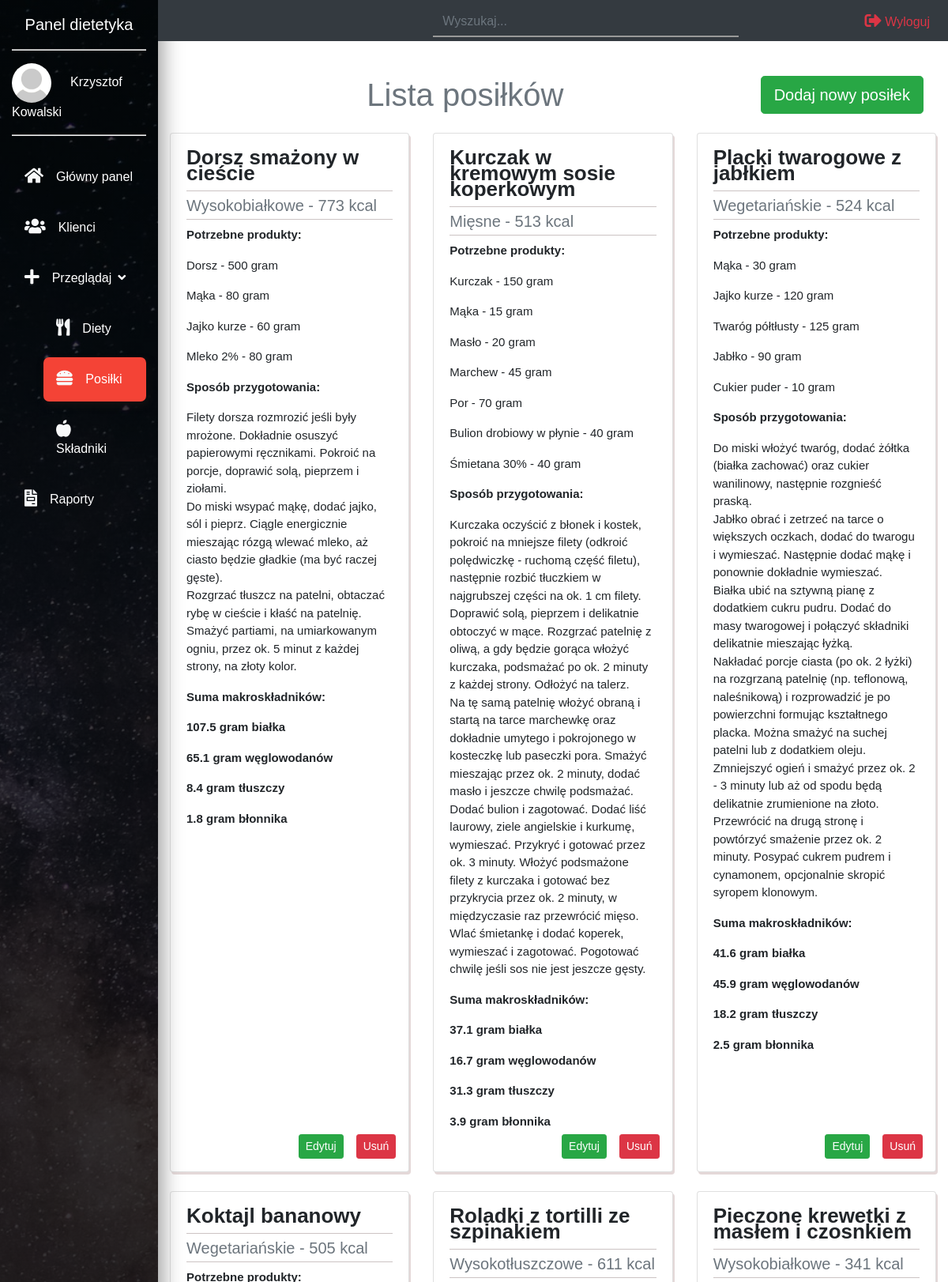
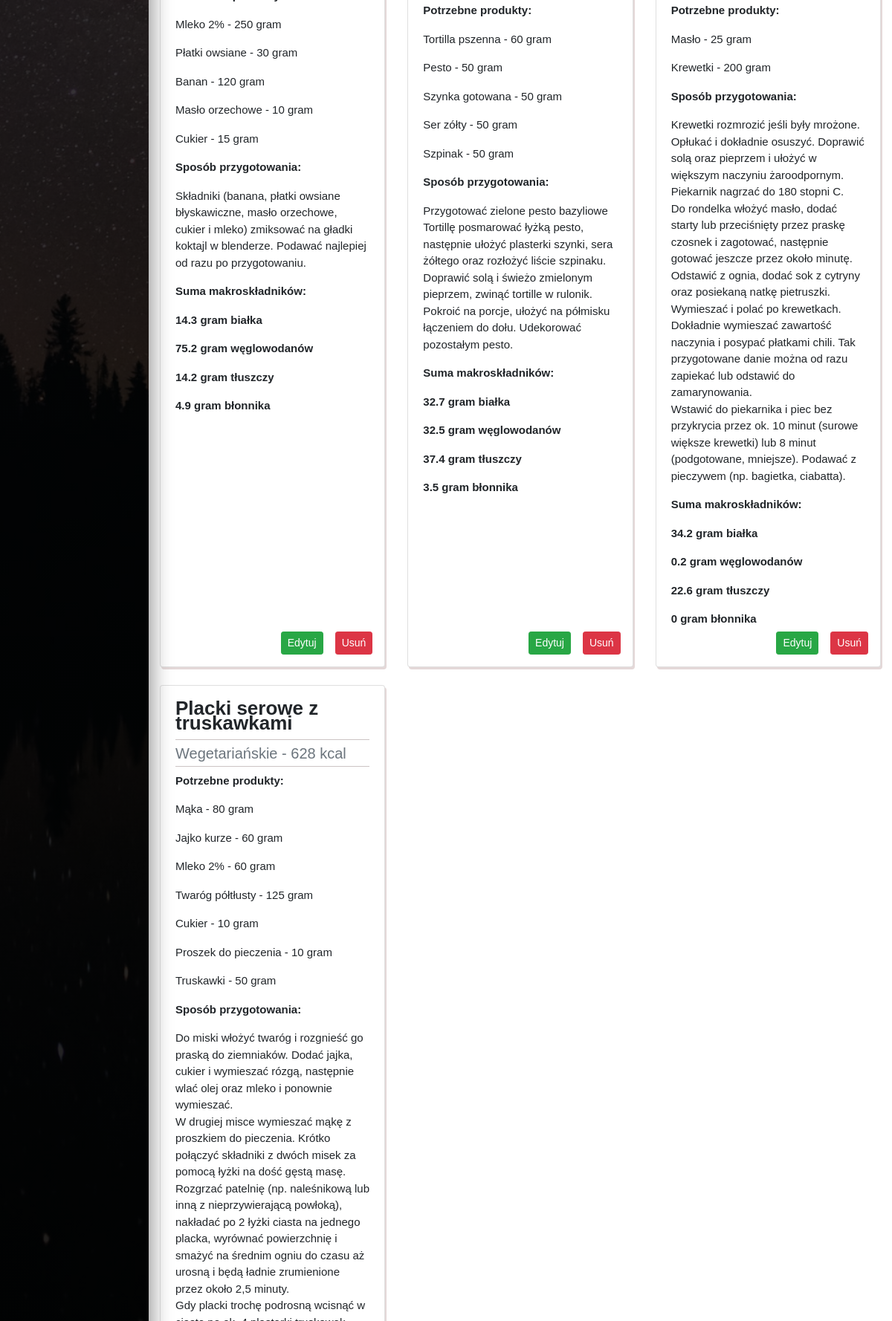
/dania.php (signed in, upper part), run on the app's committed database (2 pictures, top to bottom).
### tables this page shows
CREATE TABLE `danie` (
  `DanieID` int(11) NOT NULL,
  `Tytul` varchar(255) DEFAULT NULL,
  `Bialko_gr` float NOT NULL,
  `Wegl_gr` float NOT NULL,
  `Tluszcz_gr` float NOT NULL,
  `Blonnik_gr` float DEFAULT NULL,
  `Kcal` int(11) NOT NULL,
  `Opis` longtext DEFAULT NULL,
  `TypID` int(11) NOT NULL,
  `DietetykID` int(11) DEFAULT NULL
);

CREATE TABLE `typ_dania` (
  `TypID` int(11) NOT NULL,
  `TypDania` varchar(40) NOT NULL
);

CREATE TABLE `produktdanie` (
  `ProduktID` int(11) NOT NULL,
  `DanieID` int(11) NOT NULL,
  `ilosc` int(11) DEFAULT NULL
);

CREATE TABLE `produkt` (
  `ProduktID` int(11) NOT NULL,
  `Nazwa` varchar(30) NOT NULL,
  `Bialko_gr` float NOT NULL,
  `Wegl_gr` float NOT NULL,
  `Tluszcz_gr` float NOT NULL,
  `Blonnik_gr` float DEFAULT NULL,
  `Kcal` float NOT NULL,
  `DietetykID` int(11) DEFAULT NULL
);

### dania.php (the view, shortened to what this page needs)
<?php
  require_once 'head.php';
?>
<body id="dashboard">
                <?php
                $sql = "SELECT `ProduktID`, `Nazwa`, `Bialko_gr`, `Wegl_gr`, `Tluszcz_gr`, `Blonnik_gr`, `Kcal`, `DietetykID` from `produkt` ORDER BY `Nazwa` ASC";
                ?>
	<nav class="navbar navbar-expand-md navbar-light">
		<div class="navbar" id="myNavbar">
			<div class="container-fluid">
				<div class="row">
					<?php
          require_once 'navs/sidebar.php';
          ?>
          <div class="col-xl-10 col-lg-9 col-md-8 ml-auto bg-dark fixed-top pt-2 pb-1">
            <div class="row align-items-center">
              <div class="col-md-5">
                <form>
                  <div class="input-group">
                    <input type="text" id="myInput" onkeyup="search()" class="form-control search-input text-white" placeholder="Wyszukaj...">
                  </div>
                </form>
              </div>
              <div class="col-md-3">
                <ul class="navbar-nav">
                  <li class="nav-item ml-lg-auto" id="wyloguj"><a href="action.php?do=logout" class="nav-link text-danger"><i class="fas fa-sign-out-alt text-danger fa-lg"></i>   Wyloguj</a></li>
                </ul>
              </div>
            </div>
          </div>
				</div>
			</div>
		</div>
	</nav>
    <section class="mt-5">
      <div class="container-fluid">
        <div class="row">
          <div class="col-10 ml-auto" id="lista-dan">
            <h1 class="text-center text-muted py-3">Lista posiłków <button type="button" class="btn btn-success btn-lg mr-3 float-right" data-toggle="modal" data-target="#DodanieDania">Dodaj nowy posiłek</button></h1>
              <?php
              if($_SESSION['user']['Typ_Uzytkownika'] == 2)
                {
                  $sql = "SELECT `danie`.`DanieID`, `danie`.`Tytul`, `danie`.`Bialko_gr`, `danie`.`Wegl_gr`, `danie`.`Tluszcz_gr`, `danie`.`Blonnik_gr`, `danie`.`Kcal`, `danie`.`Opis`, `typ_dania`.`TypID`, `typ_dania`.`TypDania` FROM `danie` INNER JOIN `typ_dania` ON `danie`.`TypID` = `typ_dania`.`TypID` WHERE `danie`.`DietetykID` = {$_SESSION['user']['UzytkownikID']}";
                }
                $result = $db_conn -> query($sql);
                $i=0;
                while ($row = $result->fetch_assoc())
                  {
                    if($i % 3 == 0)
                    {
                      echo '<div class="row mb-4">';
                    }
                    echo '<div class="col-4">';
                      echo '<div class="card mb-3 tmp-card" style="">';
                        echo '<div class="card-body">';
                          echo '<h5 class="card-title">'.$row['Tytul'].'</h5>';
                          echo '<h6 class="card-subtitle mb-2 text-muted">'.$row['TypDania'].' - '.$row['Kcal'].' kcal</h6>';
                          echo '<p class="card-text font-weight-bold">Potrzebne produkty: </p>';
                          $sql2 = "SELECT `danie`.`DanieID`, `produktdanie`.`ProduktID`, `produktdanie`.`DanieID`, `produktdanie`.`ilosc`, `produkt`.`ProduktID`, `produkt`.`Nazwa` FROM `danie` INNER JOIN `produktdanie` ON `danie`.`DanieID` = `produktdanie`.`DanieID` INNER JOIN `produkt` ON `produktdanie`.`ProduktID` = `produkt`.`ProduktID` WHERE `danie`.`DanieID` = $row[DanieID]";
                          $result2 = $db_conn -> query($sql2);
                          while($row2 = $result2->fetch_assoc())
                          {
                            echo '<p class="card-text">'.$row2['Nazwa'].' - '.$row2['ilosc'].' gram</p>';
                          }
                          echo '<p class="card-text font-weight-bold">Sposób przygotowania: </p>';
                          echo '<p class="card-text">'.nl2br($row['Opis']).'</p>';
                          echo '<p class="card-text font-weight-bold">Suma makroskładników: </p>';
                          echo '<p class="card-text font-weight-bold">'.round($row['Bialko_gr'], 1).' gram białka</p>';
                          echo '<p class="card-text font-weight-bold">'.round($row['Wegl_gr'], 1).' gram węglowodanów</p>';
                          echo '<p class="card-text font-weight-bold">'.round($row['Tluszcz_gr'], 1).' gram tłuszczy</p>';
                          echo '<p class="card-text font-weight-bold">'.round($row['Blonnik_gr'], 1).' gram błonnika</p>';
                          echo '<div class="text-right tmp-btn">';
                          echo '<button type="button" class="btn btn-success btn-sm mr-3" data-toggle="modal" data-target="#EdycjaDania" data-id='.$row['DanieID'].'>Edytuj</button>';
                          echo '<button type="button" class="btn btn-danger btn-sm" data-toggle="modal" data-target="#UsuwanieDania" data-id='.$row['DanieID'].'>Usuń</button>';
                          echo '</div>';
                        echo '</div>';
                      echo '</div>';
                    echo '</div>';
                    if($i % 3 == 2)
                    {
                      echo '</div>';
                    }
                    $i++;
                  }
                  if(($i) % 3 != 0)
                  {
                    echo '</div>';
                  }
              ?>
          </div>
        </div>
      </div>
    </section>
</body>
</html>

### css/main.css (style rules this page uses)
html { scroll-behavior: smooth; }
body#dashboard { font-family: 'Montserrat', sans-serif; }
.navbar-light .navbar-nav .nav-link { color: rgba(0,0,0,1); }
.search-input { background: transparent; border: none; border-radius: 0; border-bottom: 2px solid #999; transition: all .4s; }
li#wyloguj { transition: all .4s; }
.card.tmp-card { box-shadow: 2px 3px 0px #e4d8d8; height: 100%; }
.card-title { text-align: left; font-size: 26px; font-weight: 800; line-height: 20px; border-bottom: 1px solid #ccc4c4; margin-bottom: 12px; padding-bottom: 12px; min-height: 33px; }
.card-subtitle { width: 100%; font-size: 20px; float: left; border-bottom: 1px solid #ccc4c4; margin-bottom: 5px; padding-bottom: 5px; color: #afadad; }
.card-text { font-size: 15px; height: auto; }
div.tmp-btn { position: absolute; bottom: 1rem; right: 1rem; }

### data on the page
danie: Tytul "Dorsz smażony w cieście", TypID.TypDania "Wysokobiałkowe", Kcal "773", Opis "Filety dorsza rozmrozić jeśli były mrożone. Dokładnie osuszyć papierowymi ręcznikami. Pokroić na porcje, doprawić solą, pieprzem i ziołami. Do miski wsypać mąkę, dodać jajko, sól i pieprz. Ciągle energicznie mieszając rózgą wlewać mleko, aż ciasto będzie gładkie (ma być raczej gęste). Rozgrzać tłuszcz na patelni, obtaczać rybę w cieście i kłaść na patelnię. Smażyć partiami, na umiarkowanym ogniu, przez ok. 5 minut z każdej strony, na złoty kolor.", Bialko_gr "107.5", Wegl_gr "65.1", Tluszcz_gr "8.4", Blonnik_gr "1.8"
produktdanie: ProduktID.Nazwa "Dorsz", ilosc "500"
produktdanie: ProduktID.Nazwa "Mąka", ilosc "80"
produktdanie: ProduktID.Nazwa "Jajko kurze", ilosc "60"
produktdanie: ProduktID.Nazwa "Mleko 2%", ilosc "80"
danie: Tytul "Kurczak w kremowym sosie koperkowym", TypID.TypDania "Mięsne", Kcal "513", Opis "Kurczaka oczyścić z błonek i kostek, pokroić na mniejsze filety (odkroić polędwiczkę - ruchomą część filetu), następnie rozbić tłuczkiem w najgrubszej części na ok. 1 cm filety. Doprawić solą, pieprzem i delikatnie obtoczyć w mące. Rozgrzać patelnię z oliwą, a gdy będzie gorąca włożyć kurczaka, podsmażać po ok. 2 minuty z każdej strony. Odłożyć na talerz. Na tę samą patelnię włożyć obraną i startą na tarce marchewkę oraz dokładnie umytego i pokrojonego w kosteczkę lub paseczki pora. Smażyć mieszając przez ok. 2 minuty, dodać masło i jeszcze chwilę podsmażać. Dodać bulion i zagotować. Dodać liść laurowy, ziele angielskie i kurkumę, wymieszać. Przykryć i gotować przez ok. 3 minuty. Włożyć…", Bialko_gr "37.1", Wegl_gr "16.7", Tluszcz_gr "31.3", Blonnik_gr "3.9"
produktdanie: ProduktID.Nazwa "Kurczak", ilosc "150"
produktdanie: ProduktID.Nazwa "Mąka", ilosc "15"
produktdanie: ProduktID.Nazwa "Masło", ilosc "20"
produktdanie: ProduktID.Nazwa "Marchew", ilosc "45"
produktdanie: ProduktID.Nazwa "Por", ilosc "70"
produktdanie: ProduktID.Nazwa "Bulion drobiowy w płynie", ilosc "40"
produktdanie: ProduktID.Nazwa "Śmietana 30%", ilosc "40"
danie: Tytul "Placki twarogowe z jabłkiem", TypID.TypDania "Wegetariańskie", Kcal "524", Opis "Do miski włożyć twaróg, dodać żółtka (białka zachować) oraz cukier wanilinowy, następnie rozgnieść praską. Jabłko obrać i zetrzeć na tarce o większych oczkach, dodać do twarogu i wymieszać. Następnie dodać mąkę i ponownie dokładnie wymieszać. Białka ubić na sztywną pianę z dodatkiem cukru pudru. Dodać do masy twarogowej i połączyć składniki delikatnie mieszając łyżką. Nakładać porcje ciasta (po ok. 2 łyżki) na rozgrzaną patelnię (np. teflonową, naleśnikową) i rozprowadzić je po powierzchni formując kształtnego placka. Można smażyć na suchej patelni lub z dodatkiem oleju. Zmniejszyć ogień i smażyć przez ok. 2 - 3 minuty lub aż od spodu będą delikatnie zrumienione na złoto. Przewrócić na…", Bialko_gr "41.6", Wegl_gr "45.9", Tluszcz_gr "18.2", Blonnik_gr "2.5"
produktdanie: ProduktID.Nazwa "Mąka", ilosc "30"
produktdanie: ProduktID.Nazwa "Jajko kurze", ilosc "120"
produktdanie: ProduktID.Nazwa "Twaróg półtłusty", ilosc "125"
produktdanie: ProduktID.Nazwa "Jabłko", ilosc "90"
produktdanie: ProduktID.Nazwa "Cukier puder", ilosc "10"
danie: Tytul "Koktajl bananowy", TypID.TypDania "Wegetariańskie", Kcal "505", Opis "Składniki (banana, płatki owsiane błyskawiczne, masło orzechowe, cukier i mleko) zmiksować na gładki koktajl w blenderze. Podawać najlepiej od razu po przygotowaniu.", Bialko_gr "14.3", Wegl_gr "75.2", Tluszcz_gr "14.2", Blonnik_gr "4.9"
produktdanie: ProduktID.Nazwa "Mleko 2%", ilosc "250"
produktdanie: ProduktID.Nazwa "Płatki owsiane", ilosc "30"
produktdanie: ProduktID.Nazwa "Banan", ilosc "120"
produktdanie: ProduktID.Nazwa "Masło orzechowe", ilosc "10"
produktdanie: ProduktID.Nazwa "Cukier", ilosc "15"
danie: Tytul "Roladki z tortilli ze szpinakiem", TypID.TypDania "Wysokotłuszczowe", Kcal "611", Opis "Przygotować zielone pesto bazyliowe Tortillę posmarować łyżką pesto, następnie ułożyć plasterki szynki, sera żółtego oraz rozłożyć liście szpinaku. Doprawić solą i świeżo zmielonym pieprzem, zwinąć tortille w rulonik. Pokroić na porcje, ułożyć na półmisku łączeniem do dołu. Udekorować pozostałym pesto.", Bialko_gr "32.7", Wegl_gr "32.5", Tluszcz_gr "37.4", Blonnik_gr "3.5"
produktdanie: ProduktID.Nazwa "Tortilla pszenna", ilosc "60"
produktdanie: ProduktID.Nazwa "Pesto", ilosc "50"
produktdanie: ProduktID.Nazwa "Szynka gotowana", ilosc "50"
produktdanie: ProduktID.Nazwa "Ser zółty", ilosc "50"
produktdanie: ProduktID.Nazwa "Szpinak", ilosc "50"
danie: Tytul "Pieczone krewetki z masłem i czosnkiem", TypID.TypDania "Wysokobiałkowe", Kcal "341", Opis "Krewetki rozmrozić jeśli były mrożone. Opłukać i dokładnie osuszyć. Doprawić solą oraz pieprzem i ułożyć w większym naczyniu żaroodpornym. Piekarnik nagrzać do 180 stopni C. Do rondelka włożyć masło, dodać starty lub przeciśnięty przez praskę czosnek i zagotować, następnie gotować jeszcze przez około minutę. Odstawić z ognia, dodać sok z cytryny oraz posiekaną natkę pietruszki. Wymieszać i polać po krewetkach. Dokładnie wymieszać zawartość naczynia i posypać płatkami chili. Tak przygotowane danie można od razu zapiekać lub odstawić do zamarynowania. Wstawić do piekarnika i piec bez przykrycia przez ok. 10 minut (surowe większe krewetki) lub 8 minut (podgotowane, mniejsze). Podawać z…", Bialko_gr "34.2", Wegl_gr "0.2", Tluszcz_gr "22.6", Blonnik_gr "0"
produktdanie: ProduktID.Nazwa "Masło", ilosc "25"
produktdanie: ProduktID.Nazwa "Krewetki", ilosc "200"
danie: Tytul "Placki serowe z truskawkami", TypID.TypDania "Wegetariańskie", Kcal "628", Opis "Do miski włożyć twaróg i rozgnieść go praską do ziemniaków. Dodać jajka, cukier i wymieszać rózgą, następnie wlać olej oraz mleko i ponownie wymieszać. W drugiej misce wymieszać mąkę z proszkiem do pieczenia. Krótko połączyć składniki z dwóch misek za pomocą łyżki na dość gęstą masę. Rozgrzać patelnię (np. naleśnikową lub inną z nieprzywierającą powłoką), nakładać po 2 łyżki ciasta na jednego placka, wyrównać powierzchnię i smażyć na średnim ogniu do czasu aż urosną i będą ładnie zrumienione przez około 2,5 minuty."
produktdanie: ProduktID.Nazwa "Mąka", ilosc "80"
produktdanie: ProduktID.Nazwa "Jajko kurze", ilosc "60"
produktdanie: ProduktID.Nazwa "Mleko 2%", ilosc "60"
produktdanie: ProduktID.Nazwa "Twaróg półtłusty", ilosc "125"
produktdanie: ProduktID.Nazwa "Cukier", ilosc "10"
produktdanie: ProduktID.Nazwa "Proszek do pieczenia", ilosc "10"
produktdanie: ProduktID.Nazwa "Truskawki", ilosc "50"

### other printed values
$_SESSION['user']['Imie'] "Krzysztof"
$_SESSION['user']['Nazwisko'] "Kowalski"
